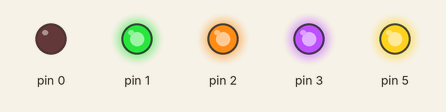
A sketch run on a simulated Arduino Mega 2560, built with avr-gcc and run on an emulated ATmega2560. On the bench: output pins drawn as LEDs (lit = HIGH).

Above: at 0.1 s.
Timing chart, 0 to 1.6 s (numbered marks = the images above):
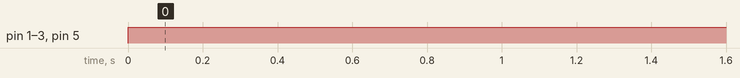

Measured:
- by itself, pin 1–3, pin 5: LOW → HIGH at 0.00 s

The sketch:

sketch.ino
```cpp
void setup() {
  // put your setup code here, to run once:
  volatile char *ddr_e=(char*)0x2D;
  *ddr_e=0xff;
}

void loop() {
  // put your main code here, to run repeatedly:
volatile char *port_e=(char*)0x2E;
*port_e=0b00111010;
}
```
